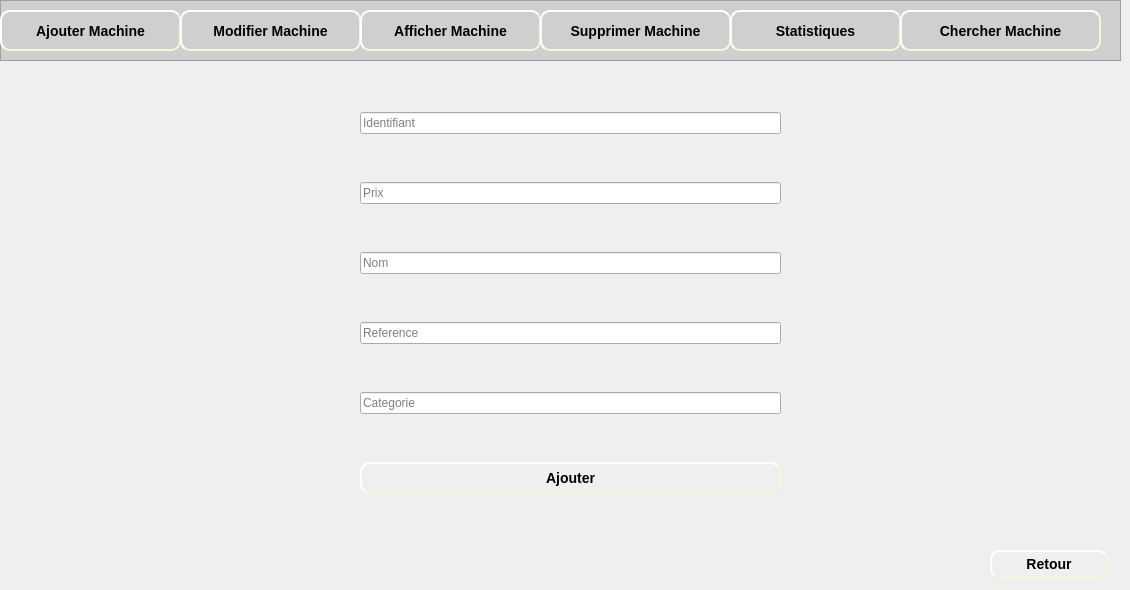
    <widget class="QWidget" name="page_8">
     <widget class="QFrame" name="frame_7">
      <property name="geometry">
       <rect>
        <x>0</x>
        <y>0</y>
        <width>1121</width>
        <height>61</height>
       </rect>
      </property>
      <property name="styleSheet">
       <string notr="true">background-color: rgb(207, 207, 207);</string>
      </property>
      <property name="frameShape">
       <enum>QFrame::StyledPanel</enum>
      </property>
      <property name="frameShadow">
       <enum>QFrame::Raised</enum>
      </property>
      <widget class="QPushButton" name="pushButton_ajouterMachine_2">
       <property name="geometry">
        <rect>
         <x>0</x>
         <y>10</y>
         <width>181</width>
         <height>41</height>
        </rect>
       </property>
       <property name="styleSheet">
        <string notr="true">#pushButton_ajouterMachine_2
{
	background-color: rgb(207, 207, 207);
	border-color: beige;
border-style: outset;
  border-width: 2px;
  border-radius: 10px;
  font: bold 14px;
  min-width: 6em;
  padding: 6px;

}
#pushButton_ajouterMachine_2:hover
{
	border-color: blue;
}</string>
       </property>
       <property name="text">
        <string>Ajouter Machine</string>
       </property>
      </widget>
      <widget class="QLabel" name="label_72">
       <property name="geometry">
        <rect>
         <x>10</x>
         <y>20</y>
         <width>21</width>
         <height>21</height>
        </rect>
       </property>
       <property name="text">
        <string/>
       </property>
       <property name="pixmap">
        <pixmap>../Bouttons/ajouMachine-removebg-preview.png</pixmap>
       </property>
       <property name="scaledContents">
        <bool>true</bool>
       </property>
      </widget>
      <widget class="QPushButton" name="pushButton_modifierMachine_2">
       <property name="geometry">
        <rect>
         <x>180</x>
         <y>10</y>
         <width>181</width>
         <height>41</height>
        </rect>
       </property>
       <property name="styleSheet">
        <string notr="true">#pushButton_modifierMachine_2
{
	background-color: rgb(207, 207, 207);
	border-color: beige;
border-style: outset;
  border-width: 2px;
  border-radius: 10px;
  font: bold 14px;
  min-width: 6em;
  padding: 6px;

}
#pushButton_modifierMachine_2:hover
{
	border-color: blue;
}</string>
       </property>
       <property name="text">
        <string>Modifier Machine</string>
       </property>
      </widget>
      <widget class="QLabel" name="label_73">
       <property name="geometry">
        <rect>
         <x>190</x>
         <y>20</y>
         <width>21</width>
         <height>21</height>
        </rect>
       </property>
       <property name="text">
        <string/>
       </property>
       <property name="pixmap">
        <pixmap>../Bouttons/modifier-removebg-preview.png</pixmap>
       </property>
       <property name="scaledContents">
        <bool>true</bool>
       </property>
      </widget>
      <widget class="QPushButton" name="pushButton_afficherMachine_2">
       <property name="geometry">
        <rect>
         <x>360</x>
         <y>10</y>
         <width>181</width>
         <height>41</height>
        </rect>
       </property>
       <property name="styleSheet">
        <string notr="true">#pushButton_afficherMachine_2
{

	border-color: beige;
border-style: outset;
  border-width: 2px;
  border-radius: 10px;
  font: bold 14px;
  min-width: 6em;
  padding: 6px;

}
#pushButton_afficherMachine_2:hover
{
	border-color: blue;
}</string>
       </property>
       <property name="text">
        <string>Afficher Machine</string>
       </property>
      </widget>
      <widget class="QLabel" name="label_74">
       <property name="geometry">
        <rect>
         <x>370</x>
         <y>20</y>
         <width>21</width>
         <height>21</height>
        </rect>
       </property>
       <property name="text">
        <string/>
       </property>
       <property name="pixmap">
        <pixmap>../Bouttons/afficher-removebg-preview.png</pixmap>
       </property>
       <property name="scaledContents">
        <bool>true</bool>
       </property>
      </widget>
      <widget class="QPushButton" name="pushButton_supprimerMachine_2">
       <property name="geometry">
        <rect>
         <x>540</x>
         <y>10</y>
         <width>191</width>
         <height>41</height>
        </rect>
       </property>
       <property name="styleSheet">
        <string notr="true">#pushButton_supprimerMachine_2
{
	background-color: rgb(207, 207, 207);
	border-color: beige;
border-style: outset;
  border-width: 2px;
  border-radius: 10px;
  font: bold 14px;
  min-width: 6em;
  padding: 6px;

}
#pushButton_supprimerMachine_2:hover
{
	border-color: blue;
}</string>
       </property>
       <property name="text">
        <string>Supprimer Machine</string>
       </property>
      </widget>
      <widget class="QLabel" name="label_75">
       <property name="geometry">
        <rect>
         <x>550</x>
         <y>20</y>
         <width>16</width>
         <height>20</height>
        </rect>
       </property>
       <property name="text">
        <string/>
       </property>
       <property name="pixmap">
        <pixmap>../Bouttons/supprimerMachine-removebg-preview.png</pixmap>
       </property>
       <property name="scaledContents">
        <bool>true</bool>
       </property>
      </widget>
      <widget class="QPushButton" name="pushButton_statistiques_2">
       <property name="geometry">
        <rect>
         <x>730</x>
         <y>10</y>
         <width>171</width>
         <height>41</height>
        </rect>
       </property>
       <property name="styleSheet">
        <string notr="true">#pushButton_statistiques_2
{
	background-color: rgb(207, 207, 207);
	border-color: beige;
border-style: outset;
  border-width: 2px;
  border-radius: 10px;
  font: bold 14px;
  min-width: 6em;
  padding: 6px;

}
#pushButton_statistiques_2:hover
{
	border-color: blue;
}</string>
       </property>
       <property name="text">
        <string>Statistiques</string>
       </property>
      </widget>
      <widget class="QLabel" name="label_22">
       <property name="geometry">
        <rect>
         <x>740</x>
         <y>20</y>
         <width>21</width>
         <height>21</height>
        </rect>
       </property>
       <property name="text">
        <string/>
       </property>
       <property name="pixmap">
        <pixmap>../Bouttons/stat-removebg-preview.png</pixmap>
       </property>
       <property name="scaledContents">
        <bool>true</bool>
       </property>
      </widget>
      <widget class="QPushButton" name="pushButton_chercherMachine_2">
       <property name="geometry">
        <rect>
         <x>900</x>
         <y>10</y>
         <width>201</width>
         <height>41</height>
        </rect>
       </property>
       <property name="styleSheet">
        <string notr="true">#pushButton_chercherMachine_2
{

	border-color: beige;
border-style: outset;
  border-width: 2px;
  border-radius: 10px;
  font: bold 14px;
  min-width: 6em;
  padding: 6px;

}
#pushButton_chercherMachine_2:hover
{
	border-color: blue;
}</string>
       </property>
       <property name="text">
        <string>Chercher Machine</string>
       </property>
      </widget>
      <widget class="QLabel" name="label_107">
       <property name="geometry">
        <rect>
         <x>910</x>
         <y>20</y>
         <width>21</width>
         <height>21</height>
        </rect>
       </property>
       <property name="text">
        <string/>
       </property>
       <property name="pixmap">
        <pixmap>../Bouttons/consulter-removebg-preview.png</pixmap>
       </property>
       <property name="scaledContents">
        <bool>true</bool>
       </property>
      </widget>
     </widget>
     <widget class="QLabel" name="label_14">
      <property name="geometry">
       <rect>
        <x>0</x>
        <y>60</y>
        <width>1121</width>
        <height>521</height>
       </rect>
      </property>
      <property name="text">
       <string/>
      </property>
      <property name="pixmap">
       <pixmap>../Bouttons/fontFinal.jpg</pixmap>
      </property>
      <property name="scaledContents">
       <bool>true</bool>
      </property>
     </widget>
     <widget class="QWidget" name="verticalLayoutWidget_6">
      <property name="geometry">
       <rect>
        <x>360</x>
        <y>70</y>
        <width>421</width>
        <height>471</height>
       </rect>
      </property>
      <layout class="QVBoxLayout" name="verticalLayout_6">
       <item>
        <widget class="QLineEdit" name="lineEdit_idMachine">
         <property name="placeholderText">
          <string>Identifiant</string>
         </property>
        </widget>
       </item>
       <item>
        <widget class="QLineEdit" name="lineEdit_prix">
         <property name="placeholderText">
          <string>Prix</string>
         </property>
        </widget>
       </item>
       <item>
        <widget class="QLineEdit" name="lineEdit_nom_3">
         <property name="placeholderText">
          <string>Nom</string>
         </property>
        </widget>
       </item>
       <item>
        <widget class="QLineEdit" name="lineEdit_reference">
         <property name="placeholderText">
          <string>Reference</string>
         </property>
        </widget>
       </item>
       <item>
        <widget class="QLineEdit" name="lineEdit_categorie">
         <property name="placeholderText">
          <string>Categorie</string>
         </property>
        </widget>
       </item>
       <item>
        <widget class="QPushButton" name="pushButton_ajouterMachine_3">
         <property name="styleSheet">
          <string notr="true">#pushButton_ajouterMachine_3
{
	
	border-color: beige;
border-style: outset;
  border-width: 2px;
  border-radius: 10px;
  font: bold 14px;
  min-width: 6em;
  padding: 6px;

}
#pushButton_ajouterMachine_3:hover
{
	border-color: blue;
}</string>
         </property>
         <property name="text">
          <string>Ajouter</string>
         </property>
        </widget>
       </item>
      </layout>
     </widget>
     <widget class="QPushButton" name="pushButton_retour_4">
      <property name="geometry">
       <rect>
        <x>990</x>
        <y>550</y>
        <width>118</width>
        <height>28</height>
       </rect>
      </property>
      <property name="styleSheet">
       <string notr="true">#pushButton_retour_4
{
	
	border-color: beige;
border-style: outset;
  border-width: 2px;
  border-radius: 10px;
  font: bold 14px;
  min-width: 6em;
  padding: 6px;

}
#pushButton_retour_4:hover
{
	border-color: blue;
}</string>
      </property>
      <property name="text">
       <string>Retour</string>
      </property>
     </widget>
     <widget class="QLabel" name="label_76">
      <property name="geometry">
       <rect>
        <x>1000</x>
        <y>560</y>
        <width>21</width>
        <height>16</height>
       </rect>
      </property>
      <property name="text">
       <string/>
      </property>
      <property name="pixmap">
       <pixmap>../Bouttons/retour-removebg-preview.png</pixmap>
      </property>
      <property name="scaledContents">
       <bool>true</bool>
      </property>
     </widget>
    </widget>
